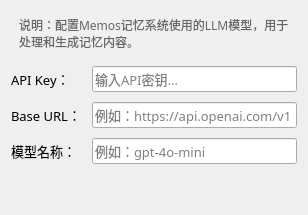
             <widget class="QWidget" name="tab_memos_config">
              <attribute name="title">
               <string>记忆配置</string>
              </attribute>
              <layout class="QVBoxLayout" name="verticalLayout_memos_config">
               <property name="spacing">
                <number>10</number>
               </property>
               <item>
                <widget class="QLabel" name="label_memos_description">
                 <property name="font">
                  <font>
                   <family>微软雅黑</family>
                   <pointsize>9</pointsize>
                  </font>
                 </property>
                 <property name="text">
                  <string>说明：配置Memos记忆系统使用的LLM模型，用于处理和生成记忆内容。</string>
                 </property>
                 <property name="wordWrap">
                  <bool>true</bool>
                 </property>
                 <property name="styleSheet">
                  <string notr="true">color: #666666; padding: 5px; background-color: #f0f0f0; border-radius: 5px;</string>
                 </property>
                </widget>
               </item>
               <item>
                <layout class="QGridLayout" name="gridLayout_memos_config">
                 <item row="0" column="0">
                  <widget class="QLabel" name="label_memos_api_key">
                   <property name="font">
                    <font>
                     <family>微软雅黑</family>
                     <pointsize>10</pointsize>
                    </font>
                   </property>
                   <property name="text">
                    <string>API Key：</string>
                   </property>
                  </widget>
                 </item>
                 <item row="0" column="1">
                  <widget class="QLineEdit" name="lineEdit_memos_api_key">
                   <property name="font">
                    <font>
                     <family>微软雅黑</family>
                     <pointsize>10</pointsize>
                    </font>
                   </property>
                   <property name="echoMode">
                    <enum>QLineEdit::Password</enum>
                   </property>
                   <property name="placeholderText">
                    <string>输入API密钥...</string>
                   </property>
                  </widget>
                 </item>
                 <item row="1" column="0">
                  <widget class="QLabel" name="label_memos_base_url">
                   <property name="font">
                    <font>
                     <family>微软雅黑</family>
                     <pointsize>10</pointsize>
                    </font>
                   </property>
                   <property name="text">
                    <string>Base URL：</string>
                   </property>
                  </widget>
                 </item>
                 <item row="1" column="1">
                  <widget class="QLineEdit" name="lineEdit_memos_base_url">
                   <property name="font">
                    <font>
                     <family>微软雅黑</family>
                     <pointsize>10</pointsize>
                    </font>
                   </property>
                   <property name="placeholderText">
                    <string>例如：https://api.openai.com/v1</string>
                   </property>
                  </widget>
                 </item>
                 <item row="2" column="0">
                  <widget class="QLabel" name="label_memos_model">
                   <property name="font">
                    <font>
                     <family>微软雅黑</family>
                     <pointsize>10</pointsize>
                    </font>
                   </property>
                   <property name="text">
                    <string>模型名称：</string>
                   </property>
                  </widget>
                 </item>
                 <item row="2" column="1">
                  <widget class="QLineEdit" name="lineEdit_memos_model">
                   <property name="font">
                    <font>
                     <family>微软雅黑</family>
                     <pointsize>10</pointsize>
                    </font>
                   </property>
                   <property name="placeholderText">
                    <string>例如：gpt-4o-mini</string>
                   </property>
                  </widget>
                 </item>
                </layout>
               </item>
               <item>
                <spacer name="verticalSpacer_memos">
                 <property name="orientation">
                  <enum>Qt::Vertical</enum>
                 </property>
                 <property name="sizeHint" stdset="0">
                  <size>
                   <width>20</width>
                   <height>40</height>
                  </size>
                 </property>
                </spacer>
               </item>
              </layout>
             </widget>
